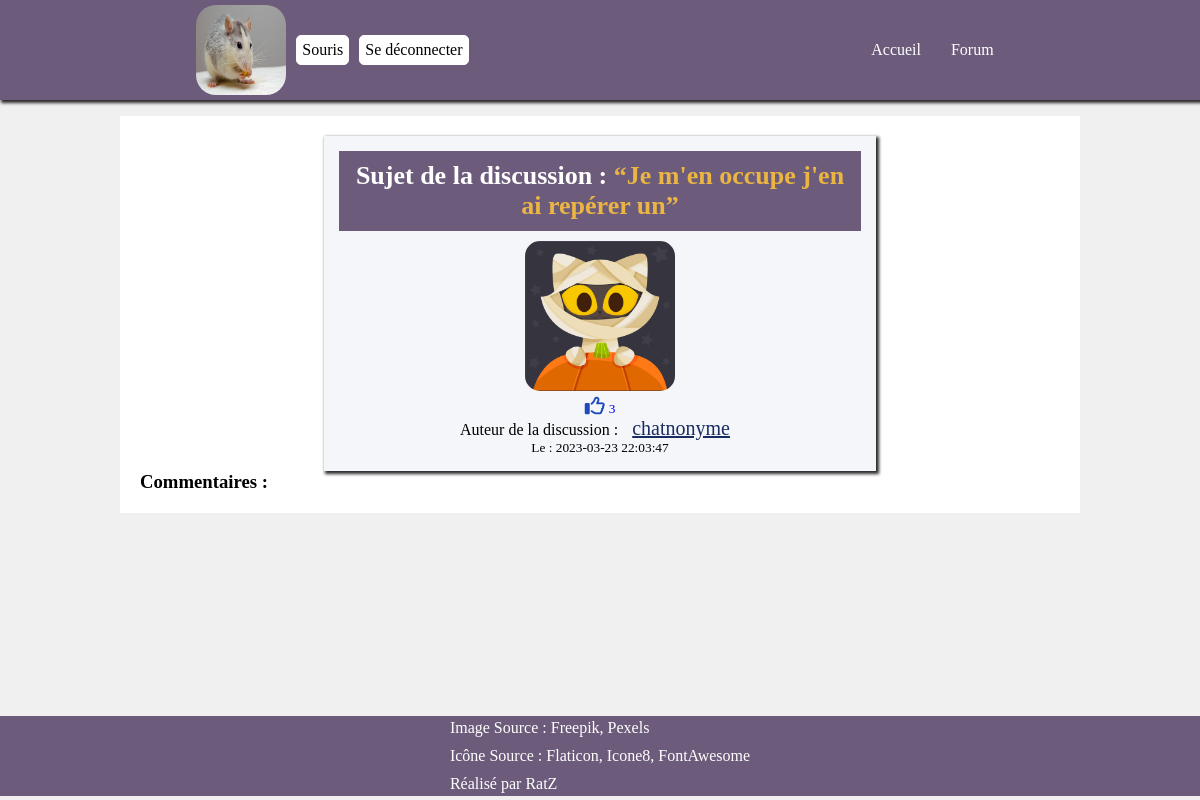
The app's page /?action=comment&id_d=59 (signed in) with its own data.
### tables this page shows
CREATE TABLE `discussion` (
  `id_d` int NOT NULL AUTO_INCREMENT,
  `id_users` int NOT NULL,
  `id_messages` int NOT NULL,
  `title` varchar(45) NOT NULL,
  `date` datetime DEFAULT CURRENT_TIMESTAMP,
  PRIMARY KEY (`id_d`),
  KEY `id_users_d_idx` (`id_users`),
  KEY `id_messages_d_idx` (`id_messages`),
  CONSTRAINT `id_messages_d` FOREIGN KEY (`id_messages`) REFERENCES `messages` (`id_m`),
  CONSTRAINT `id_users_d` FOREIGN KEY (`id_users`) REFERENCES `users` (`id_u`)
);

CREATE TABLE `users` (
  `id_u` int NOT NULL AUTO_INCREMENT,
  `pseudo` varchar(55) NOT NULL,
  `email` varchar(55) NOT NULL,
  `password` varchar(255) NOT NULL,
  `avatar` varchar(255) DEFAULT 'default.png',
  PRIMARY KEY (`id_u`)
);

CREATE TABLE `likes` (
  `id_l` int NOT NULL AUTO_INCREMENT,
  `id_discussions` int NOT NULL,
  `id_users` int NOT NULL,
  `like` tinyint DEFAULT '0',
  PRIMARY KEY (`id_l`),
  KEY `id_users_l_idx` (`id_users`),
  KEY `id_discusion_l_idx` (`id_discussions`),
  CONSTRAINT `id_discusion_l` FOREIGN KEY (`id_discussions`) REFERENCES `discussion` (`id_d`),
  CONSTRAINT `id_users_l` FOREIGN KEY (`id_users`) REFERENCES `users` (`id_u`)
);

### src/controllers/comment.controllers.php (called while the page is built, shortened)
<?php
function getViewComment()
{
  $discussion = new Discussion();
  $like = new Like();
  $infosDiscussion = $discussion->getInfosOfDiscussion($_GET['id_d']);
  $totalLikes = $like->countLikeOfDiscussion($_GET['id_d']);
  $countLikes = $totalLikes[0]["count(*)"];
  $checkLikedBtn = $like->checkIfUserLiked($_GET['id_d'], $_SESSION['id_user']);
  require_once('./src/views/forum/comment/comment.view.php');
  require_once('./src/views/templates/main.template.php');
}

### src/models/class/database.class.php (called while the page is built, shortened)
<?php
class Database
{
  private $host = '127.0.0.1';
  private $port = '3306';
  private $database = 'forum_ecf';
  public function __construct() {
    $this->pdo = new PDO(
      'mysql:host=' . $this->host . ';port=' . $this->port . ';dbname=' . $this->database,
      $this->nameDB = getenv('DB_NAME'),
      $this->password = getenv('DB_PWD'),
      [
        PDO::ATTR_ERRMODE => PDO::ERRMODE_EXCEPTION,
        PDO::ATTR_DEFAULT_FETCH_MODE => PDO::FETCH_ASSOC,
        PDO::MYSQL_ATTR_INIT_COMMAND => 'SET NAMES utf8;'
      ]
    );
  }
}

### src/models/class/discussion.class.php (called while the page is built, shortened)
<?php
require_once __DIR__ . './database.class.php';
class Discussion extends Database
{
  function getInfosOfDiscussion(string $idDiscussion): bool | array {
    $getInfosOfDiscussion = $this->pdo->prepare("SELECT discussion.* , users.* FROM discussion
    INNER JOIN users WHERE discussion.id_users = users.id_u AND id_d = :idDiscussion");
    $getInfosOfDiscussion->bindParam('idDiscussion', $idDiscussion);
    $getInfosOfDiscussion->execute();
    return $getInfos = $getInfosOfDiscussion->fetch();
  }
}

### src/models/class/like.class.php (called while the page is built, shortened)
<?php
require_once __DIR__ . './database.class.php';
class Like extends Database
{
  function countLikeOfDiscussion($idDiscussion): array {
    $countLikeOfDiscussion = $this->pdo->prepare("SELECT count(*) , discussion.id_d FROM likes
    INNER JOIN discussion WHERE likes.id_discussions = :idDiscussion AND discussion.id_d = :idDiscussion AND likes.like = 1");
    $countLikeOfDiscussion->bindParam('idDiscussion', $idDiscussion);
    $countLikeOfDiscussion->execute();
    return $totalCount = $countLikeOfDiscussion->fetchAll();
  }
  function checkIfUserLiked($idDiscussion, $idUsers) {
    $checkIfUserLiked = $this->pdo->prepare("SELECT * FROM likes WHERE id_discussions = :idDiscussion AND id_users = :idUsers");
    $checkIfUserLiked->bindParam('idDiscussion', $idDiscussion);
    $checkIfUserLiked->bindParam('idUsers', $idUsers);
    $checkIfUserLiked->execute();
    return $checkIfLiked = $checkIfUserLiked->fetch();
  }
}

### src/views/forum/comment/comment.view.php (the view, shortened to what this page needs)
<link rel="stylesheet" href="./assets/css/comment.style.css" type="text/css">
<main>
  <article id="main-box">
    <section id="info-comment">
      <h2 class="text-center">Sujet de la discussion : <span>“<?= $infosDiscussion['title']; ?>”</span></h2>
      <img src="./assets/images/uploads/<?= $infosDiscussion['avatar'] ?? ''; ?>">
      <a id="like" href="./?action=comment&id_d=<?= $_GET['id_d']; ?>&liked=<?= $checkLikedBtn['like']; ?>">
        <i class="far fa-thumbs-up" <?= $checkLikedBtn['like'] == '1' ? 'style="color:#1f48ba"' : '' ?>></i>
        <small><?= $countLikes ?></small>
      </a>
      <p>Auteur de la discussion : <span class="nameUser"><?= $infosDiscussion['pseudo']; ?></span></p>
      <small>Le : <?= $infosDiscussion['date']; ?></small>
    </section>
    <h3>Commentaires : </h3>
  </article>
</main>

### assets/css/style.css (style rules this page uses)
:root { --border: 1px solid #2b2b2b; --box-shadow: 2px 2px 3px 1px #2b2b2b; }
* { margin: 0; padding: 0; box-sizing: border-box; }
body { background-color: #f0f0f0; cursor: url('./../images/import/cat-paws.png'), auto; }
.text-center { text-align: center; }

### assets/css/comment.style.css (style rules this page uses)
main { min-height: 75vh; }
#main-box { display: flex; flex-direction: column; background-color: white; margin: 1rem auto; padding: 20px; width: 80%; }
h2 { background-color: #6c5b7b; width: 100%; font-size: 26px; text-align: center; color: white; padding: 10px; margin-bottom: 10px; }
#info-comment { display: flex; align-items: center; flex-direction: column; background-color: #f5f6fa; width: 60%; margin: auto; padding: 15px; box-shadow: var(--box-shadow); }
#info-comment img { max-width: 150px; max-height: 150px; border-radius: 15px; }
#info-comment a { margin-top: 5px; }
.far { font-size: 20px; color: #6c5b7b9e; }
.nameUser { color: #182C61; padding: 10px; font-size: 20px; text-decoration: underline; }
span { color: #EAB543; }
#like { text-decoration: none !important; }

### records on screen
discussion: title "Je m'en occupe j'en ai repérer un", id_users.avatar (picture), id_users.pseudo "chatnonyme", date "2023-03-23 22:03:47"

### other values on screen
$_SESSION['pseudo'] "Souris"
$countLikes "3"
